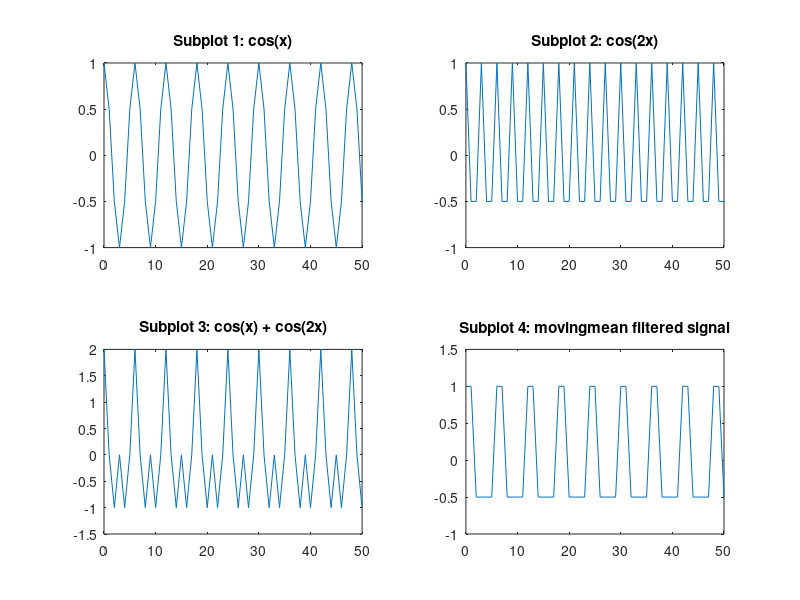

Write the MATLAB code that produced this figure.
n = 0:50;
x1 = cos(pi*n/3);
x2 = cos(2*pi*n/3);
x3 = x1 + x2;
y = 0;
for i=1:length(x3)
    if(i==1)
        y(i) = x3(i)/2;
    else
        y(i) = (x3(i)+x3(i-1))/2;
    end
end


subplot(2,2,1);
plot(n,x1)
title('Subplot 1: cos(x)')
subplot(2,2,2);
plot(n,x2)
title('Subplot 2: cos(2x)')
subplot(2,2,3);
plot(n,x3)
title('Subplot 3: cos(x) + cos(2x)')
subplot(2,2,4);
plot(n,y)
title('Subplot 4: movingmean filtered signal')


